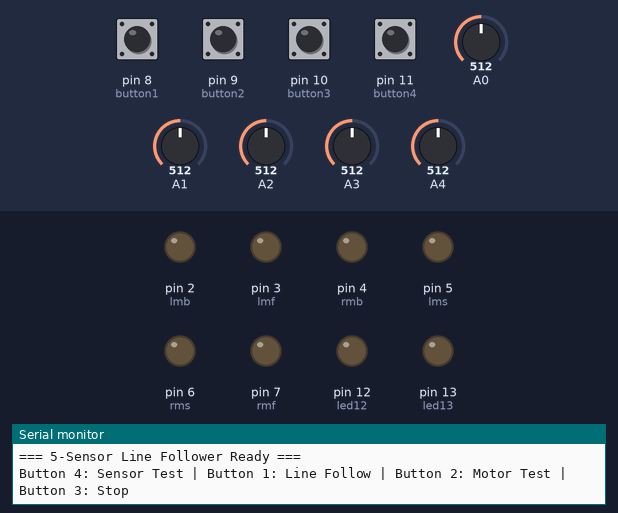
A sketch run on a simulated Arduino Nano, built with avr-gcc and run on an emulated ATmega328P. Parts: output pins drawn as LEDs (lit = HIGH), the last lines printed to the serial monitor. The test bench sets the inputs (shaded band); at power-on: pin 8 (button1), pin 9 (button2), pin 10 (button3), pin 11 (button4) HIGH, A0 = 512, A1 = 512, A2 = 512, A3 = 512, A4 = 512.

Above: at 1.2 s.
1.3 s: pin 8 (button1) pulled LOW for 0.15 s
At 1.7 s:
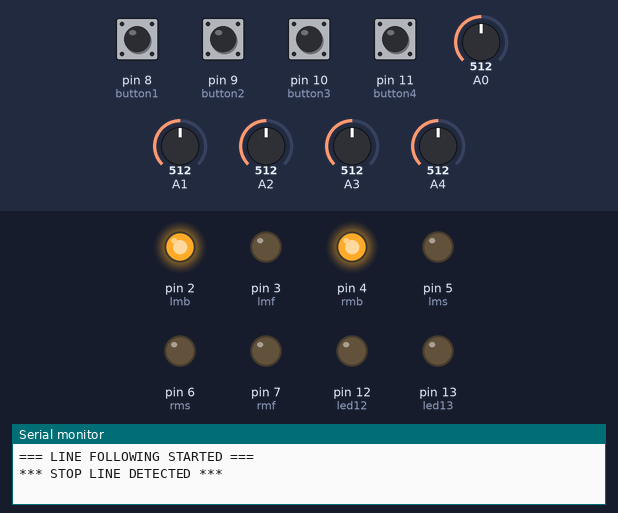
Timing chart, 0 to 4.3 s (numbered marks = the images above; inputs shaded):
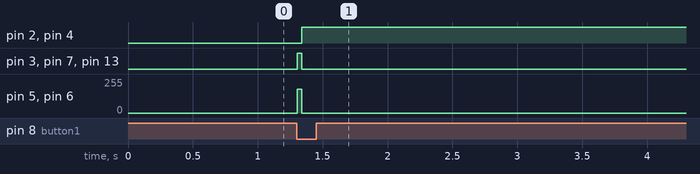

Measured:
- after the input at 1.3 s, pin 2 (lmb), pin 4 (rmb): LOW → HIGH at once; pin 3 (lmf), pin 7 (rmf): LOW → HIGH at once, → LOW 0.03 s later; pin 5 (lms), pin 6 (rms): 0/255 → 180/255 at once, → 0/255 0.03 s later; pin 13 (led13): LOW → HIGH at once, → LOW 0.04 s later

The sketch:

Line_Follower.ino
```cpp
/*
  5-Channel Analog IR Line Follower (REVISED & CORRECTED)
  Sensor: Using 5 sensors (A0-A4)
  Motor Driver: TB6612FNG
  Controller: Arduino Nano

  *** HARDWARE ***
  - Sensors 0-4 -> A0-A4
  - TB6612FNG STBY -> Arduino 5V
  - Left Motor -> D3, D2, D5
  - Right Motor -> D7, D4, D6
*/

// --- Motor Pins ---
#define rmf 7   // Right Motor Forward
#define rmb 4   // Right Motor Backward
#define lmf 3   // Left Motor Forward
#define lmb 2   // Left Motor Backward
#define rms 6   // Right Speed (PWM)
#define lms 5   // Left Speed (PWM)

// --- Buttons ---
#define button1 8   // Start Line Following
#define button2 9   // Motor Direction Test
#define button3 10  // Stop
#define button4 11  // Sensor Test

// --- LEDs ---
#define led13 13
#define led12 12

// --- Sensor Settings (5 SENSORS) ---
#define sensorNumber 5
#define samples_to_average 5

int sensor[sensorNumber];
int raw_readings[sensorNumber][samples_to_average];

// *** THRESHOLDS - UPDATED ***
// Based on Serial Monitor: White is ~990, Black is ~180.
// Midpoint threshold is set to 585.
int threshold[sensorNumber] = {585, 585, 585, 585, 585};

// --- Tuning Parameters ---
int kp = 20;              // Proportional gain
int kd = 100;             // Derivative gain
int max_speed = 230;
int left_motor_speed = 180;
int right_motor_speed = 180;
int turn_speed = 160;

#define stop_timer 30

// --- PID Variables ---
// Center of 5 sensors (0-4) is 2.0
float center_point = 2.0;
float calculated_pos;
float error, previous_error;
int PID;
int turn_value = 0; // 0=Straight, 1=Left, 2=Right

// --- Button States ---
bool button1_state = 1, button2_state = 1, button3_state = 1, button4_state = 1;

void setup() {
  // Motor Pins
  pinMode(lmf, OUTPUT); pinMode(lmb, OUTPUT);
  pinMode(rmf, OUTPUT); pinMode(rmb, OUTPUT);
  pinMode(rms, OUTPUT); pinMode(lms, OUTPUT);

  // Sensor Pins (A0-A4 only)
  for(int i = 0; i < sensorNumber; i++) {
    pinMode(A0 + i, INPUT);
  }

  // Buttons & LEDs
  pinMode(button1, INPUT_PULLUP);
  pinMode(button2, INPUT_PULLUP);
  pinMode(button3, INPUT_PULLUP);
  pinMode(button4, INPUT_PULLUP);
  pinMode(led13, OUTPUT);
  pinMode(led12, OUTPUT);

  Serial.begin(9600);
  Serial.println("=== 5-Sensor Line Follower Ready ===");
  Serial.println("Button 4: Sensor Test | Button 1: Line Follow | Button 2: Motor Test | Button 3: Stop");
}

void loop() {
  button_status();

  // Button 4: Sensor Test
  if (button4_state == LOW) {
    Serial.println("\n=== SENSOR TEST (5 Sensors) ===");
    Serial.println("Move bot over white and black line...\n");
    delay(500);

    while(button4_state == LOW) {
      sensor_test_display();
      button_status();
    }
    delay(300);
  }

  // Button 1: Start Line Follow
  if (button1_state == LOW) {
    Line_Follow();
    delay(300);
  }

  // Button 2: Motor Test
  if (button2_state == LOW) {
    Serial.println("Motor Test: Forward 1 second");
    motor(120, 120);
    delay(1000);
    motor(0, 0);
    delay(500);
    delay(300);
  }
}

void button_status() {
  button1_state = digitalRead(button1);
  button2_state = digitalRead(button2);
  button3_state = digitalRead(button3);
  button4_state = digitalRead(button4);
}

// --- Read Sensors with Averaging & Filtering ---
void read_sensor() {
  float weighted_sum = 0;
  int active_sensors = 0;

  for (int i = 0; i < sensorNumber; i++) {
    // Take multiple samples and average
    int sum = 0;
    for(int s = 0; s < samples_to_average; s++) {
      sum += analogRead(A0 + i);
      delayMicroseconds(50);
    }
    int avg_reading = sum / samples_to_average;

    // Apply threshold: Black = 1000, White = 0
    if(avg_reading < threshold[i]) {
      sensor[i] = 1000;  // Black line detected
    } else {
      sensor[i] = 0;     // White surface
    }

    weighted_sum += (float)sensor[i] * i;
    active_sensors += sensor[i];
  }

  // Calculate position (0 = leftmost, 2.0 = center, 4 = rightmost)
  if (active_sensors > 0) {
    calculated_pos = weighted_sum / active_sensors;
  } else {
    calculated_pos = 2.0; // Default to center
  }
}

// --- Sensor Test Display ---
void sensor_test_display() {
  read_sensor();  // <-- FIX: Added this so calculated_pos updates before printing

  Serial.print("Pos: ");
  Serial.print(calculated_pos, 1);
  Serial.print(" | ");

  // Read raw values
  for(int i = 0; i < sensorNumber; i++) {
    int raw = analogRead(A0 + i);

    // Display as [B] for black or [W] for white
    if(raw < threshold[i]) {
      Serial.print("[B]");
    } else {
      Serial.print("[W]");
    }
    Serial.print(raw); Serial.print("\t");
  }
  Serial.println();
  delay(200);
}

// --- Motor Drive ---
void motor(int left, int right) {
  // Set direction for right motor
  if (right > 0) {
    digitalWrite(rmf, HIGH);
    digitalWrite(rmb, LOW);
  } else {
    right = -right;
    digitalWrite(rmf, LOW);
    digitalWrite(rmb, HIGH);
  }

  // Set direction for left motor
  if (left > 0) {
    digitalWrite(lmf, HIGH);
    digitalWrite(lmb, LOW);
  } else {
    left = -left;
    digitalWrite(lmf, LOW);
    digitalWrite(lmb, HIGH);
  }

  // Constrain speeds
  left = constrain(left, 0, max_speed);
  right = constrain(right, 0, max_speed);

  // Set PWM speeds
  analogWrite(lms, left);
  analogWrite(rms, right);
}

// --- MAIN LINE FOLLOWING ALGORITHM ---
void Line_Follow() {
  Serial.println("\n=== LINE FOLLOWING STARTED ===");
  digitalWrite(led13, HIGH);

  previous_error = 0;

  while (1) {
    read_sensor();

    // 1. PID Calculation
    error = center_point - calculated_pos;
    PID = error * kp + kd * (error - previous_error);
    previous_error = error;

    int right_motor = right_motor_speed - PID;
    int left_motor = left_motor_speed + PID;

    motor(left_motor, right_motor);

    // 2. Turn Memory Logic
    // Leftmost sensor (0) sees black -> Remember Left Turn
    if (sensor[0] > 500 && sensor[4] < 500) {
      turn_value = 1;
    }
    // Rightmost sensor (4) sees black -> Remember Right Turn
    if (sensor[4] > 500 && sensor[0] < 500) {
      turn_value = 2;
    }

    // 3. Count Active Sensors
    int sensor_sum = 0;
    for(int i = 0; i < sensorNumber; i++) {
      if(sensor[i] > 500) sensor_sum++;
    }

    // 4. Case: Lost Line (All White)
    if (sensor_sum == 0) {

      // Case A: Sharp Left (based on memory)
      if (turn_value == 1) {
        Serial.println("LEFT TURN");
        motor(-turn_speed, turn_speed); // Spin Left
        // Wait until middle sensors see the line
        do {
          read_sensor();
        } while (sensor[1] < 500 && sensor[2] < 500 && sensor[3] < 500);
        turn_value = 0;
      }

      // Case B: Sharp Right (based on memory)
      else if (turn_value == 2) {
        Serial.println("RIGHT TURN");
        motor(turn_speed, -turn_speed); // Spin Right
        do {
          read_sensor();
        } while (sensor[1] < 500 && sensor[2] < 500 && sensor[3] < 500);
        turn_value = 0;
      }

      // Case C: U-Turn (Dead End / No Memory)
      else {
        Serial.println("U-TURN");
        motor(turn_speed, -turn_speed); // Spin Right (default)
        do {
          read_sensor();
        } while (sensor[1] < 500 && sensor[2] < 500 && sensor[3] < 500);
      }
    }

    // 5. Case: Stop Condition (All Black / T-intersection)
    else if (sensor_sum >= 4) {
      delay(stop_timer);
      read_sensor();

      // Re-count to confirm it wasn't noise
      sensor_sum = 0;
      for(int i = 0; i < sensorNumber; i++) {
        if(sensor[i] > 500) sensor_sum++;
      }

      // If still all black, STOP
      if(sensor_sum >= 4) {
        motor(0, 0);
        Serial.println("*** STOP LINE DETECTED ***");
        digitalWrite(led13, LOW);

        // Wait here until line is cleared
        while(sensor_sum >= 4) {
          read_sensor();
          sensor_sum = 0;
          for(int i = 0; i < sensorNumber; i++) {
            if(sensor[i] > 500) sensor_sum++;
          }
        }
      }
    }

    // 6. Emergency Stop Button
    button_status();
    if(button3_state == LOW) {
      motor(0, 0);
      Serial.println("MANUAL STOP");
      digitalWrite(led13, LOW);
      return; // Exit function
    }
  }
}
```
